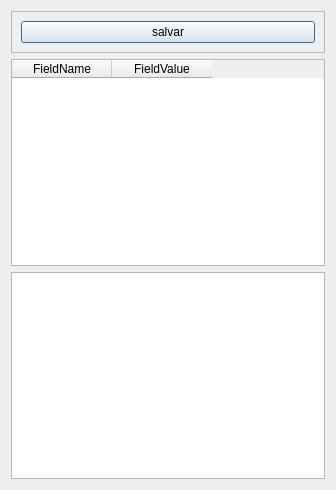
<?xml version="1.0" encoding="UTF-8"?>
<ui version="4.0">
 <class>f_editor_form</class>
 <widget class="QDialog" name="f_editor_form">
  <property name="geometry">
   <rect>
    <x>0</x>
    <y>0</y>
    <width>336</width>
    <height>490</height>
   </rect>
  </property>
  <property name="windowTitle">
   <string>Dialog</string>
  </property>
  <property name="modal">
   <bool>true</bool>
  </property>
  <layout class="QVBoxLayout" name="verticalLayout">
   <item>
    <widget class="QFrame" name="frame">
     <property name="minimumSize">
      <size>
       <width>0</width>
       <height>40</height>
      </size>
     </property>
     <property name="frameShape">
      <enum>QFrame::StyledPanel</enum>
     </property>
     <property name="frameShadow">
      <enum>QFrame::Raised</enum>
     </property>
     <layout class="QHBoxLayout" name="horizontalLayout">
      <property name="spacing">
       <number>6</number>
      </property>
      <property name="bottomMargin">
       <number>9</number>
      </property>
      <item>
       <widget class="QPushButton" name="bt_salvar">
        <property name="text">
         <string>salvar</string>
        </property>
       </widget>
      </item>
     </layout>
    </widget>
   </item>
   <item>
    <widget class="QTableWidget" name="grid">
     <column>
      <property name="text">
       <string>FieldName</string>
      </property>
     </column>
     <column>
      <property name="text">
       <string>FieldValue</string>
      </property>
     </column>
    </widget>
   </item>
   <item>
    <widget class="QPlainTextEdit" name="mem_grid">
     <property name="font">
      <font>
       <family>Monospace</family>
      </font>
     </property>
     <property name="lineWrapMode">
      <enum>QPlainTextEdit::NoWrap</enum>
     </property>
    </widget>
   </item>
  </layout>
 </widget>
 <resources/>
 <connections/>
</ui>
